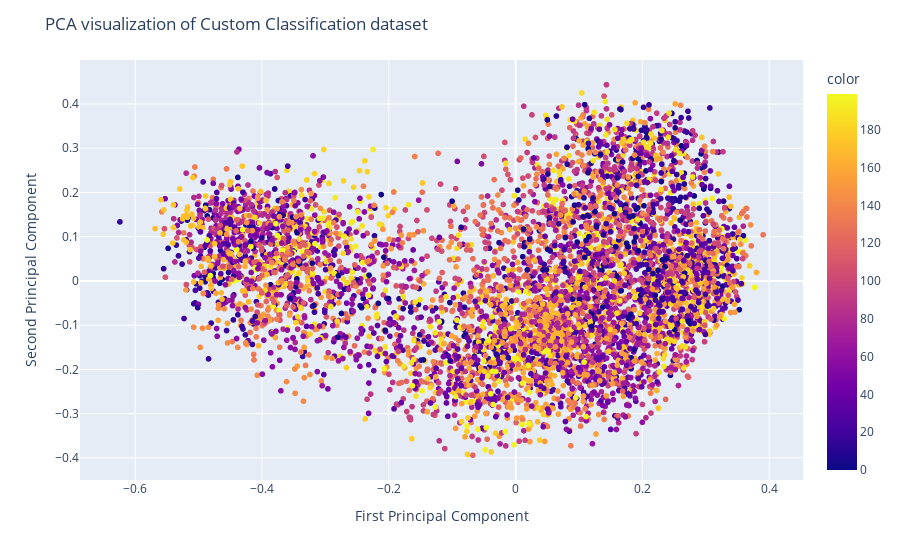

Notebook code cell kept with this figure:
### Code cell
# image features PCA
classes = list(range(200))
shuffled_classes = classes.copy()
random.shuffle(shuffled_classes)
remap = {old: new for old, new in zip(classes, shuffled_classes)}
new_colors = [remap[color] for color in color_list]

image_features_pca = image_features_cat
pca = PCA(n_components=2)
image_pca = pca.fit_transform(image_features_pca.to('cpu'))

fig = px.scatter(x=image_pca[:, 0], y=image_pca[:, 1], color=new_colors)
fig.update_layout(
    title="PCA visualization of Custom Classification dataset",
    xaxis_title="First Principal Component",
    yaxis_title="Second Principal Component",
)
fig.show()

### Figure 1 — Plotly figure (JSON) as saved in the notebook; plotly's stock layout.template omitted (floating-point values rounded to 4 significant figures; data arrays with more than 128 entries replaced by an {"elided": "..."} marker saying what was removed)
{"data": [{"hovertemplate": "x=%{x}<br>y=%{y}<br>color=%{marker.color}<extra></extra>", "legendgroup": "", "marker": {"color": {"elided": "5920 int values"}, "coloraxis": "coloraxis", "symbol": "circle"}, "mode": "markers", "name": "", "showlegend": false, "type": "scattergl", "x": {"elided": "5920 float values"}, "xaxis": "x", "y": {"elided": "5920 float values"}, "yaxis": "y"}], "layout": {"coloraxis": {"colorbar": {"title": {"text": "color"}}, "colorscale": [[0, "#0d0887"], [0.1111, "#46039f"], [0.2222, "#7201a8"], [0.3333, "#9c179e"], [0.4444, "#bd3786"], [0.5556, "#d8576b"], [0.6667, "#ed7953"], [0.7778, "#fb9f3a"], [0.8889, "#fdca26"], [1, "#f0f921"]]}, "legend": {"tracegroupgap": 0}, "margin": {"t": 60}, "title": {"text": "PCA visualization of Custom Classification dataset"}, "xaxis": {"anchor": "y", "domain": [0, 1], "title": {"text": "First Principal Component"}}, "yaxis": {"anchor": "x", "domain": [0, 1], "title": {"text": "Second Principal Component"}}}}
